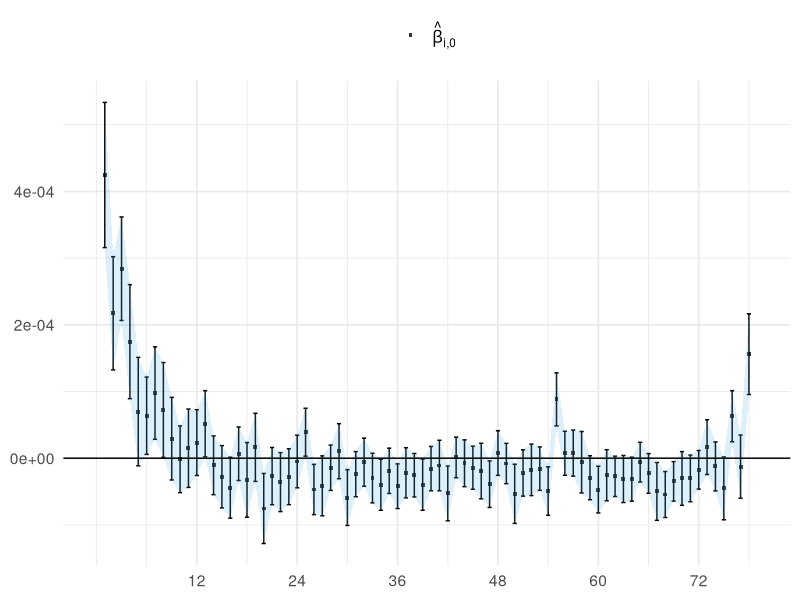
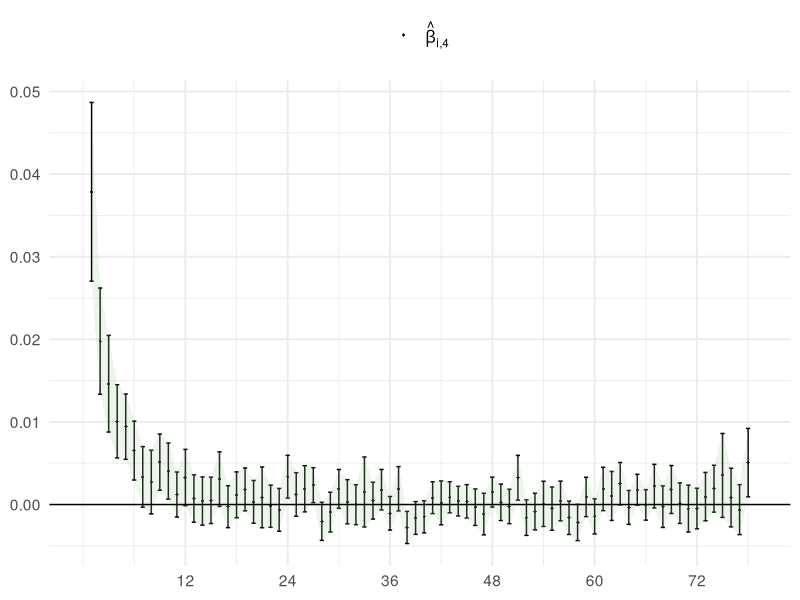
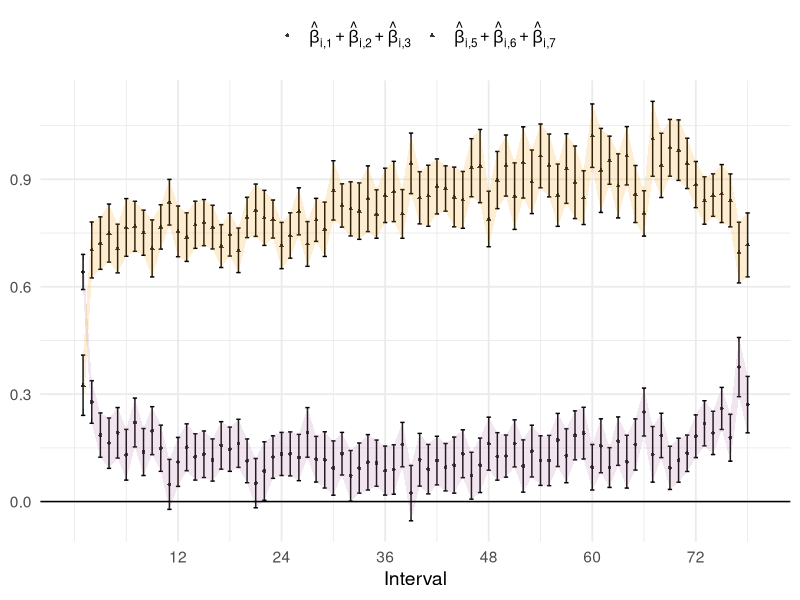
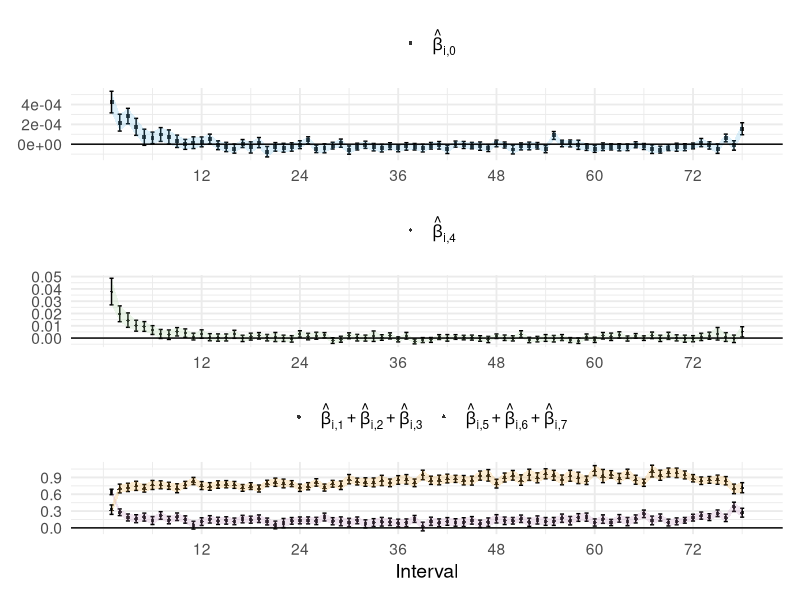

Reproduce these figures in R, in order.
## ---- chunk 1
library(dplyr)
library(readr)

OLS_estimates <- read_csv("IBM_OLS_estimates.csv")
glimpse(OLS_estimates)

scaled_covars <- read_csv("IBM_robust_scaled_covars.csv")
glimpse(scaled_covars)
## ---- chunk 2
OLS_estimates <- OLS_estimates |>
  rename(
    b_0 = betas_1, b_1 = betas_2, b_2 = betas_3, 
    b_3 = betas_4, b_4 = betas_5, b_5 = betas_6,
    b_6 = betas_7, b_7 = betas_8
  ) |>
  mutate(Interval = 1:78, b_123_sum = b_1+b_2+b_3, b_567_sum = b_5+b_6+b_7) |>
  select(Interval, b_0, b_4, b_123_sum, b_567_sum)
  

covars <- scaled_covars |> 
  mutate(across(everything(), ~ . / 1e6))
#glimpse(covars)

HAC_SE_b_0 <- numeric(78)
HAC_SE_b_4 <- numeric(78)
HAC_SE_b_123_sum <- numeric(78)
HAC_SE_b_567_sum <- numeric(78)
s <- seq(1, 617, by = 8)

c <- 1
for (i in s) {
    HAC_SE_b_0[c] <- sqrt(covars$covar_robust_1[i])
    HAC_SE_b_4[c] <- sqrt(covars$covar_robust_5[i+4])
    HAC_SE_b_123_sum[c] <- sqrt(
      covars$covar_robust_2[i+1] + covars$covar_robust_3[i+2] + covars$covar_robust_4[i+3] +
      2*covars$covar_robust_2[i+2] + 2*covars$covar_robust_2[i+3] + 2*covars$covar_robust_3[i+3]  
    )
    HAC_SE_b_567_sum[c] <- sqrt(
      covars$covar_robust_6[i+5] + covars$covar_robust_7[i+6] + covars$covar_robust_8[i+7] +
      2*covars$covar_robust_6[i+6] + 2*covars$covar_robust_6[i+7] + 2*covars$covar_robust_7[i+7]  
    )
    c <- c + 1
}

HAC_SEs <- data.frame(HAC_SE_b_0, HAC_SE_b_4, HAC_SE_b_123_sum, HAC_SE_b_567_sum) |>
  mutate(Interval = 1:78)

DF <- OLS_estimates |>
  left_join(HAC_SEs, by = "Interval")
glimpse(DF)
## ---- chunk 3
library(ggplot2)

p_1 <- DF |>
  ggplot(aes(x = Interval, y = b_0)) +
  geom_point(
    aes(shape = "b_0"), 
    size = 1.0, 
    alpha = 0.8
  ) +
  geom_errorbar(
    aes(ymin = b_0 - 1.96 * HAC_SE_b_0, ymax = b_0 + 1.96 * HAC_SE_b_0),   # 1.645  
    width = 0.5
  ) +
  geom_ribbon(
    aes(ymin = b_0 - 1.96 * HAC_SE_b_0, ymax = b_0 + 1.96 * HAC_SE_b_0),
    fill = "#56B4E9",
    alpha = 0.2
  ) +
  geom_hline(
    yintercept = 0,
    linetype = "solid"
  ) +
  scale_x_continuous(
    limits = c(0, 79),   
    breaks = c(12, 24, 36, 48, 60, 72)  
  ) +
  scale_x_continuous(
    limits = c(0, 79),  
    breaks = c(12, 24, 36, 48, 60, 72)  
  ) +
  scale_shape_manual(
    values = c("b_0" = 15),  
    labels = expression(hat(beta)[paste(i, ",", 0)])  
  ) +
  theme_minimal(base_size = 14) +
  theme(
    legend.text = element_text(size = 12),
    legend.position = "top"
  ) +
  labs(
    shape = NULL,  
    x = NULL,  
    y = NULL
  )

p_1
## ---- chunk 4
p_2 <- DF |>
  ggplot(aes(x = Interval, y = b_4)) +
  geom_point(
    aes(shape = "b_4"), 
    size = 1.0, 
    alpha = 0.8
  ) +
  geom_errorbar(
    aes(ymin = b_4 - 1.96 * HAC_SE_b_4, ymax = b_4 + 1.96 * HAC_SE_b_4),  # 1.645
    width = 0.5
  ) +
  geom_ribbon(
    aes(ymin = b_4 - 1.96 * HAC_SE_b_4, ymax = b_4 + 1.96 * HAC_SE_b_4),
    fill = "#A3D29A",
    alpha = 0.2
  ) +
  geom_hline(
    yintercept = 0,
    linetype = "solid"
  ) +
  scale_x_continuous(
    limits = c(0, 79),  
    breaks = c(12, 24, 36, 48, 60, 72)  
  ) +
  scale_shape_manual(
    values = c("b_4" = 18), 
    labels = expression(hat(beta)[paste(i, ",", 4)])  
  ) +
  theme_minimal(base_size = 14) +
  theme(
    legend.text = element_text(size = 12),
    legend.position = "top"
  ) +
  labs(
    shape = NULL,  
    x = NULL,  
    y = NULL
  )

p_2
## ---- chunk 5
p_3 <- DF |>
  ggplot(aes(x = Interval)) +
  geom_point(
    aes(y = b_123_sum, shape = "b_123_sum"), 
    size = 1.0,
    alpha = 0.8
  ) +
  geom_errorbar(
    aes(ymin = b_123_sum - 1.96 * HAC_SE_b_123_sum, ymax = b_123_sum + 1.96 * HAC_SE_b_123_sum),  # 1.645 
    width = 0.5
  ) +
  geom_ribbon(
    aes(ymin = b_123_sum - 1.96 * HAC_SE_b_123_sum, ymax = b_123_sum + 1.96 * HAC_SE_b_123_sum),
    fill = "#B97FB4",
    alpha = 0.2
  ) +
  geom_point(
    aes(y = b_567_sum, shape = "b_567_sum"), 
    size = 1.0,
    alpha = 0.8
  ) +
  geom_errorbar(
    aes(ymin = b_567_sum - 1.96 * HAC_SE_b_567_sum, ymax = b_567_sum + 1.96 * HAC_SE_b_567_sum),  # 1.645 
    width = 0.5
  ) +
  geom_ribbon(
    aes(ymin = b_567_sum - 1.96 * HAC_SE_b_567_sum, ymax = b_567_sum + 1.96 * HAC_SE_b_567_sum),
    fill = "#F5A623",
    alpha = 0.2
  ) +
  geom_hline(
    yintercept = 0,
    linetype = "solid"
  ) +
  scale_x_continuous(
    limits = c(0, 79),  
    breaks = c(12, 24, 36, 48, 60, 72)  
  ) +
  scale_shape_manual(
    values = c(
      "b_123_sum" = 16, 
      "b_567_sum" = 17
    ),
    labels = c(
      expression(hat(beta)[paste(i, ",", 1)] + hat(beta)[paste(i, ",", 2)] + hat(beta)[paste(i, ",", 3)]),
      expression(hat(beta)[paste(i, ",", 5)] + hat(beta)[paste(i, ",", 6)] + hat(beta)[paste(i, ",", 7)])
    )  
  ) +
  theme_minimal(base_size = 14) +
  theme(
    legend.text = element_text(size = 12),
    legend.position = "top"
  ) +
  labs(
    shape = NULL,  
    x = "Interval",  
    y = NULL
  )

p_3
## ---- chunk 6
library(patchwork)

combined_plot <- (p_1 / p_2 / p_3)
combined_plot
